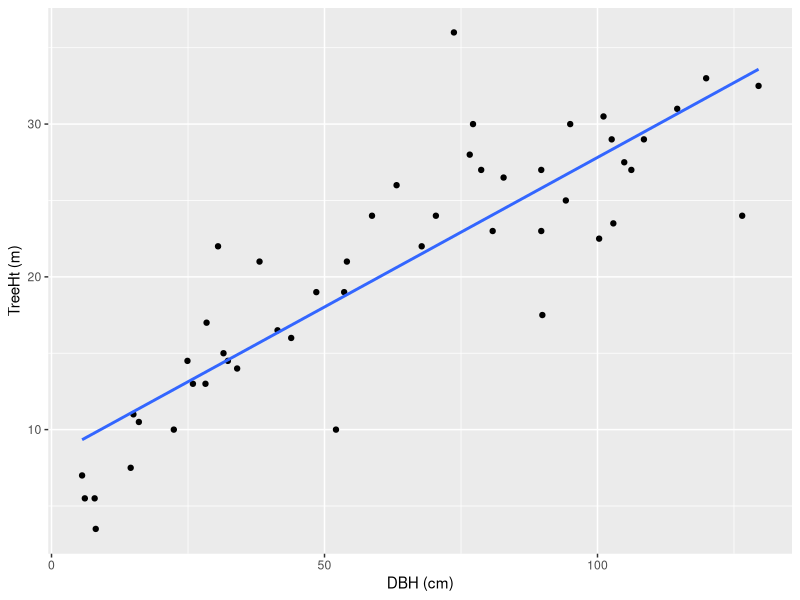
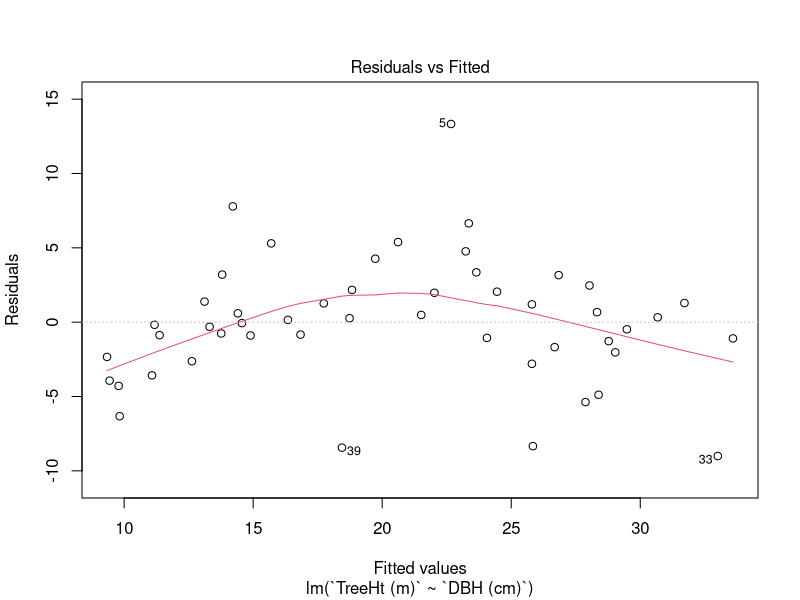
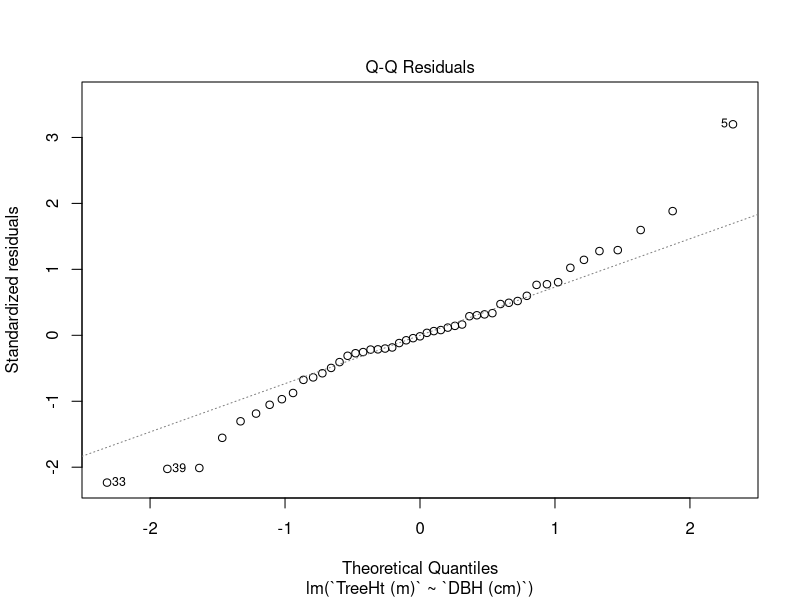
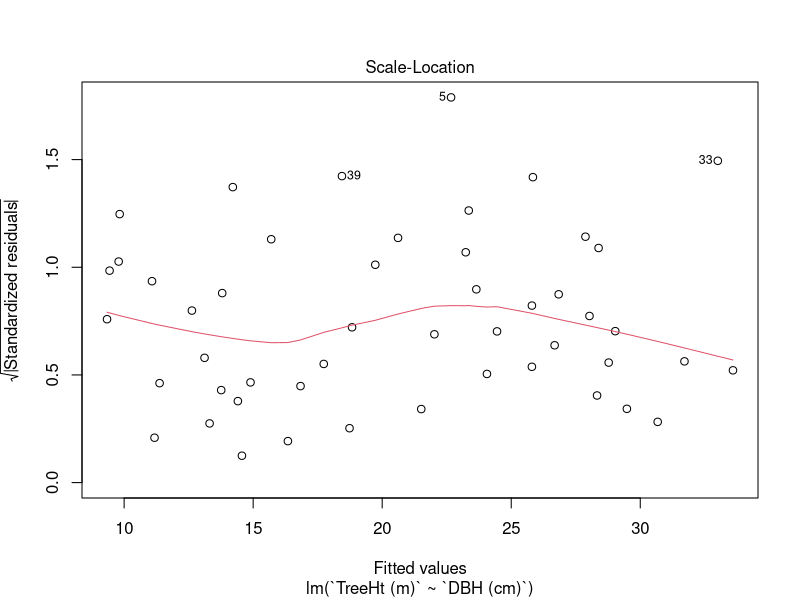

The R script that drew these images, in order:
## ---- chunk 1
#| echo: false
#| message: false
library(tidyverse)
treeDataNC<-read_csv("data/TS3_Raw_tree_data.csv") |>
  filter(City=="Charlotte, NC") |>
  filter(CommonName=="Willow oak")
## ---- chunk 2
#| echo: true
#| message: false
ggplot(treeDataNC,aes(x=`DBH (cm)`,y=`TreeHt (m)`)) +
  geom_point() +
  geom_smooth(method="lm",se=FALSE)
## ---- chunk 3
#| echo: true
#| message: false
treeModel<-lm(`TreeHt (m)`~`DBH (cm)`,data=treeDataNC)
plot(treeModel,which=1)
## ---- chunk 4
#| echo: true 
#| message: false 
 plot(treeModel,which=2)
## ---- chunk 5
#| echo: true  
#| #| message: false   
plot(treeModel,which=3)
